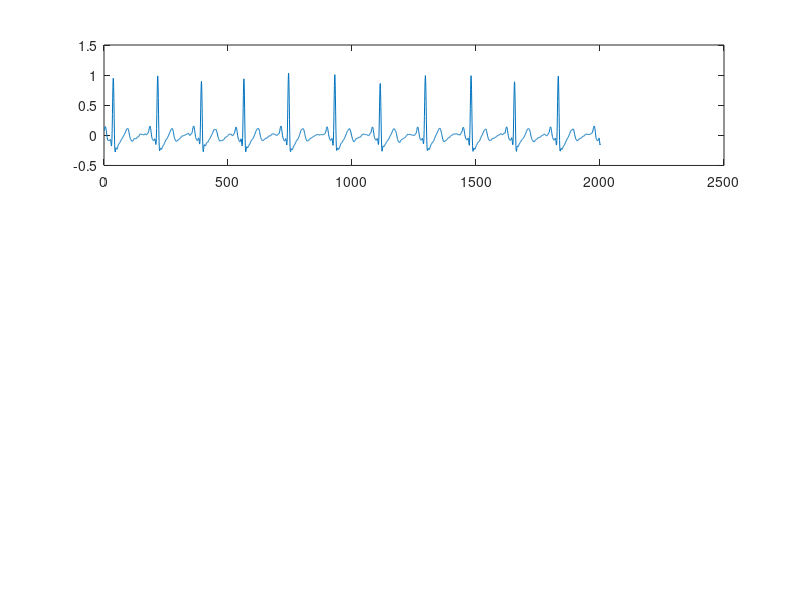

Source code (MATLAB): (Note: this script raises an error after producing the figure.)
close all
clear
clc

% 1 - Definizione del segnale e grafici
load('02_FilteredData/FilteredData_Subject_17_task_CW.mat');
x_n = ECG(50000:52000, 1);

subplot(3, 1, 1);
plot(x_n); hold on;

M1 = mean(x_n);
yline(M1, '-', 'Valore medio', 'LineWidth', 2.5, 'Color','#D95319');
V = var(x_n);
E1 = sum(x_n.^2);

text = {['Varianza: ' num2str(V)], ['Energia: ' num2str(E1)]};
pos = [0.75, 0.8, 0.5, 0.1];
annotation('textbox', pos, 'String', text, 'FitBoxToText','on', 'BackgroundColor', [1, 1, (204/255)], 'FontSize',12);

title('Cognitive workload del soggetto 17', 'FontSize',15);
xlabel('n', 'FontWeight','bold');
ylabel('x_n', 'FontWeight','bold');
grid;

% 2 - Degradazione del Segnale e grafico
y_n = x_n;
for i = 850:1150
y_n(i) = 0;
end

subplot(3, 1, 2);
plot(y_n); hold on;

M2 = mean(y_n);
yline(M2, '-', 'Valore medio', 'LineWidth', 2.5, 'Color','#D95319');
E2 = sum(y_n.^2);

txt2 = {'Energia:',E2};
text = {'Energia: ' num2str(E2)};
pos2 = [0.75, 0.5, 0.5, 0.1];
annotation('textbox', pos2, 'String', text, 'FitBoxToText','on', 'BackgroundColor', [1, 1, (204/255)], 'FontSize', 12);

title('Degradazione del segnale x_n', 'FontSize', 15);
xlabel('n', 'FontWeight','bold');
ylabel('y_n', 'FontWeight','bold');
ylim([-0.4 1.2]);
grid on;

% 3 - Calcolo correlazione e coefficiente di correlazione
load("02_FilteredData/FilteredData_Subject_1_task_CW.mat");
z_n = ECG(50000:52000, 1);

R = xcorr(y_n, z_n);
subplot(3, 1, 3);
plot(R);

coef = corr2(y_n, z_n);
txt3 = {'Coefficiente di correlazione:', num2str(coef)};
pos3 = [0.75, 0.2, 0.5, 0.1];
annotation('textbox', pos3, 'String', txt3, 'FitBoxToText','on', 'BackgroundColor', [1, 1, (204/255)], 'FontSize', 12);

title('Correlazione tra y_n e z_n','FontSize', 15);
xlabel('n','FontWeight', 'bold');
ylabel('R_y_z', 'FontWeight', 'bold');
grid;

% Impostazioni visualizzazione finestra
schermo = get(0, 'ScreenSize');
larghezza_schermo = schermo(3);
altezza_schermo = schermo(4);
set(gcf, 'Position', [1, 1, larghezza_schermo, altezza_schermo]);

% % Domanda Extra
% % - Versione con findpeaks():
% [peak_value, peak_location] = findpeaks(x_n, 'MinPeakHeight', 0.7);
% singola_distanza = peak_location(5) - peak_location(4);
% fprintf("Distanza tra quarto e quinto picco:" ); disp(singola_distanza);
% % risultato = 180
 
% %- Versione "manuale”: 
% soglia=0.7; c=1; n_entry_arraypicchi=0; array_pos_picchi=zeros(10000);
% while (c < length(x_n)) 
%     while (x_n(c)<soglia && c<length(x_n)) 
%         c=c+1; 
%     end                              	     
%     if(c==length(x_n))                             
%         break;                                     
%     else                                           
%         n_entry_arraypicchi=n_entry_arraypicchi+1; 
%         sum_pos_picchi=0;                          
%         nover=0;                                   
%     end                                            
%     while (x_n(c)>=soglia && c<length(x_n))        
%         nover=nover+1;
%         sum_pos_picchi=sum_pos_picchi+c;
%         c=c+1;
%     end
%     array_pos_picchi(n_entry_arraypicchi)=(sum_pos_picchi/nover); 
% end
% distanza=array_pos_picchi(5)-array_pos_picchi(4);
% fprintf("La distanza tra i picchi 4 e 5 è: %f\n",distanza);
% % risultato = 179.5
